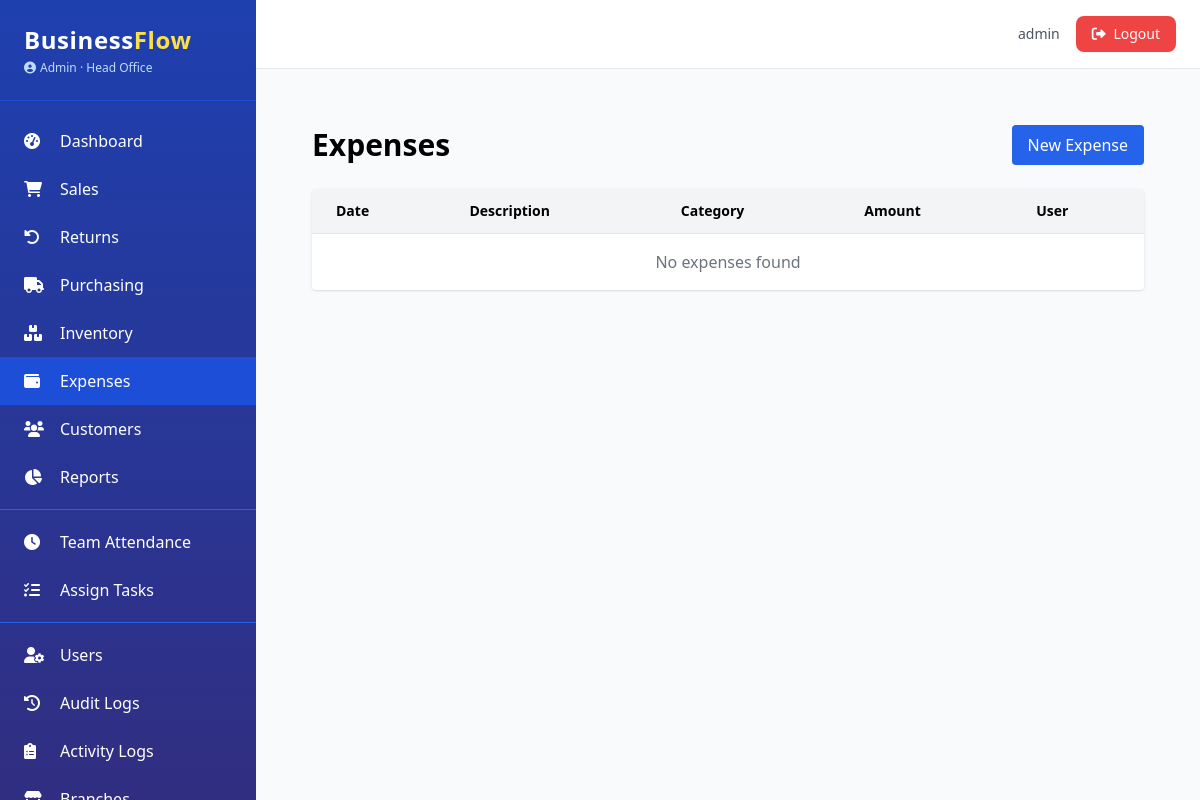
The app's page /expenses/ (signed in), older data.
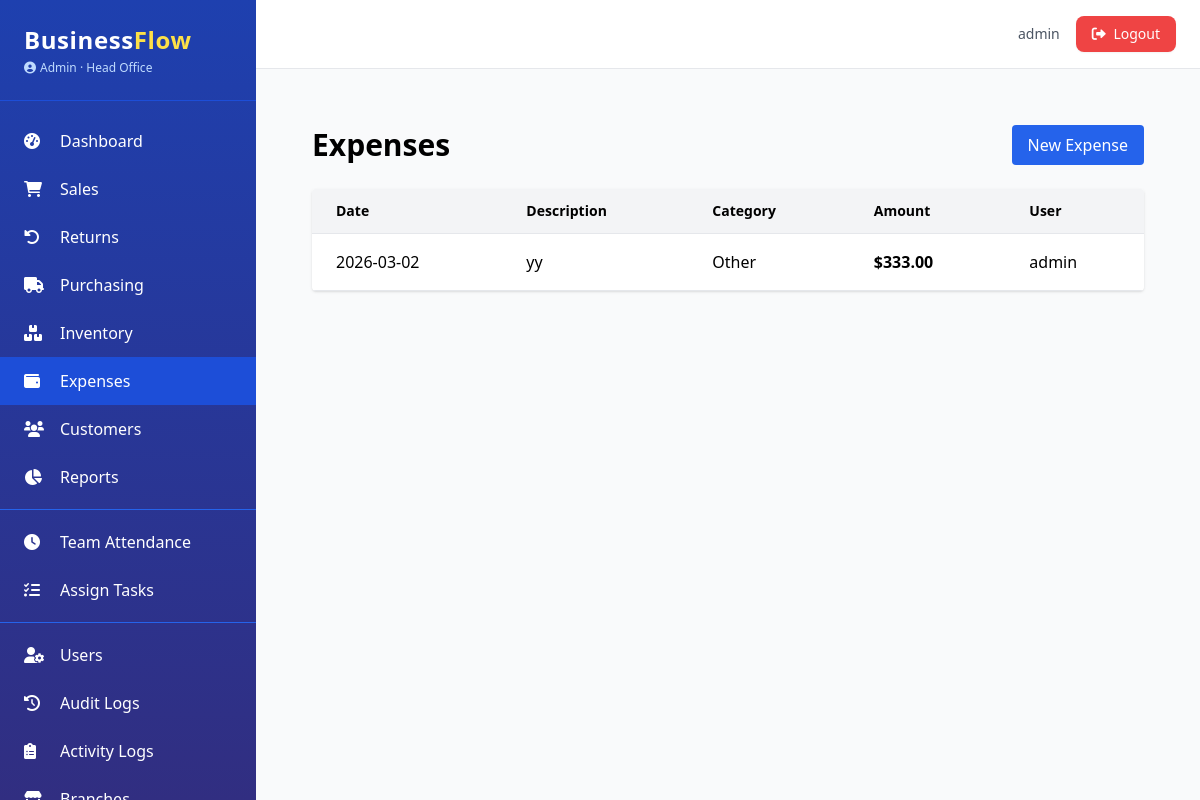
The same page, newer data.
### app.py (models this page shows, shortened)
class AuditMixin:
    @declared_attr
    def created_at(cls):
        return db.Column(db.DateTime, default=datetime.utcnow)

class Expense(db.Model, AuditMixin):
    __tablename__ = 'expenses'
    id = db.Column(db.Integer, primary_key=True)
    description = db.Column(db.String(200), nullable=False)
    amount = db.Column(db.Float, nullable=False)
    category_id = db.Column(db.Integer, db.ForeignKey('expense_categories.id'), nullable=False)
    user_id = db.Column(db.Integer, db.ForeignKey('users.id'), nullable=True)
    branch_id = db.Column(db.Integer, db.ForeignKey('branches.id'), nullable=True)
    date = db.Column(db.Date, default=date.today)
    receipt = db.Column(db.String(200))
    category = db.relationship('ExpenseCategory')
    user = db.relationship('User', foreign_keys=[user_id])
    branch = db.relationship('Branch')

class ExpenseCategory(db.Model):
    __tablename__ = 'expense_categories'
    id = db.Column(db.Integer, primary_key=True)
    name = db.Column(db.String(50), unique=True, nullable=False)
    description = db.Column(db.Text)

class SoftDeleteMixin:
    @classmethod
    def query_active(cls):
        return cls.query.filter(cls.deleted_at.is_(None))

class User(UserMixin, db.Model, AuditMixin, SoftDeleteMixin):
    __tablename__ = 'users'
    id = db.Column(db.Integer, primary_key=True)
    username = db.Column(db.String(80), unique=True, nullable=False)
    email = db.Column(db.String(120), unique=True, nullable=False)
    password_hash = db.Column(db.String(200), nullable=False)
    role = db.Column(db.String(20), nullable=False, default='Staff')
    branch_id = db.Column(db.Integer, db.ForeignKey('branches.id'), nullable=True)
    active = db.Column(db.Boolean, default=True)
    locale = db.Column(db.String(5), default='en')
    phone = db.Column(db.String(20))
    avatar = db.Column(db.String(200))
    last_login = db.Column(db.DateTime)
    branch = db.relationship('Branch', backref='users')
    permissions = db.Column(db.JSON, default=list)
    salary = db.Column(db.Float, nullable=True)
    pay_cycle = db.Column(db.String(20), default='monthly')
    bank_account = db.Column(db.String(50))
    tax_id = db.Column(db.String(50))
    @property
    def is_admin(self):
        return self.role == 'Admin'
    def has_permission(self, perm):
        if self.is_admin:
            return True
        return perm in (self.permissions or [])

### app.py (the view)
@expense_bp.route('/')
@login_required
@permission_required('view_expenses')
def list():
    page = request.args.get('page', 1, type=int)
    per_page = app.config.get('ITEMS_PER_PAGE', 20)
    query = branch_filter(Expense.query, Expense).options(joinedload(Expense.category))
    pagination = query.order_by(Expense.date.desc()).paginate(page=page, per_page=per_page, error_out=False)
    return render_template('expenses/list.html', pagination=pagination)

### app.py (called while the page is built)
@login_manager.user_loader
def load_user(user_id):
    return User.query_active().filter_by(id=int(user_id)).first()

def permission_required(permission):
    def decorator(f):
        @wraps(f)
        def decorated_function(*args, **kwargs):
            if not current_user.is_authenticated:
                abort(403)
            if not current_user.has_permission(permission):
                abort(403)
            return f(*args, **kwargs)
        return decorated_function
    return decorator

def branch_filter(query, model):
    if current_user.is_admin:
        return query
    if current_user.branch_id:
        return query.filter(model.branch_id == current_user.branch_id)
    return query.filter(False)

@app.context_processor
def inject_now():
    return {'now': datetime.utcnow(), 'current_year': datetime.utcnow().year}

@app.template_filter('currency')
def currency_format(value):
    if value is None:
        return "$0.00"
    return f"${value:,.2f}"

### templates/expenses/list.html (shortened to what this page needs)
{% extends "base.html" %}
{% block content %}
<div class="p-8">
    <div class="flex justify-between items-center mb-6">
        <h1 class="text-3xl font-bold">Expenses</h1>
        <a href="{{ url_for('expenses.new') }}" class="bg-blue-600 text-white px-4 py-2 rounded hover:bg-blue-700">
            New Expense
        </a>
    </div>
    <div class="overflow-x-auto bg-white rounded shadow">
        <table class="min-w-full">
            <thead class="bg-gray-100 border-b">
                <tr>
                    <th class="px-6 py-3 text-left text-sm font-semibold">Date</th>
                    <th class="px-6 py-3 text-left text-sm font-semibold">Description</th>
                    <th class="px-6 py-3 text-left text-sm font-semibold">Category</th>
                    <th class="px-6 py-3 text-left text-sm font-semibold">Amount</th>
                    <th class="px-6 py-3 text-left text-sm font-semibold">User</th>
                </tr>
            </thead>
            <tbody>
                {% for expense in pagination.items %}
                <tr class="border-b hover:bg-gray-50">
                    <td class="px-6 py-4 whitespace-nowrap">{{ expense.date.strftime('%Y-%m-%d') }}</td>
                    <td class="px-6 py-4">{{ expense.description }}</td>
                    <td class="px-6 py-4 whitespace-nowrap">{{ expense.category.name if expense.category else 'N/A' }}</td>
                    <td class="px-6 py-4 whitespace-nowrap font-semibold">{{ expense.amount|currency }}</td>
                    <td class="px-6 py-4 whitespace-nowrap">{{ expense.user.username if expense.user else 'N/A' }}</td>
                </tr>
                {% else %}
                <tr>
                    <td colspan="5" class="px-6 py-4 text-center text-gray-500">No expenses found</td>
                </tr>
                {% endfor %}
            </tbody>
        </table>
    </div>
</div>
{% endblock %}

Row changes from the older to the newer data that the page shows:
added Expense: date "2026-03-02", description "yy", category "Other", amount "$333.00", user "admin"
Text that changed along with them:
text no longer shown: "No expenses found"
